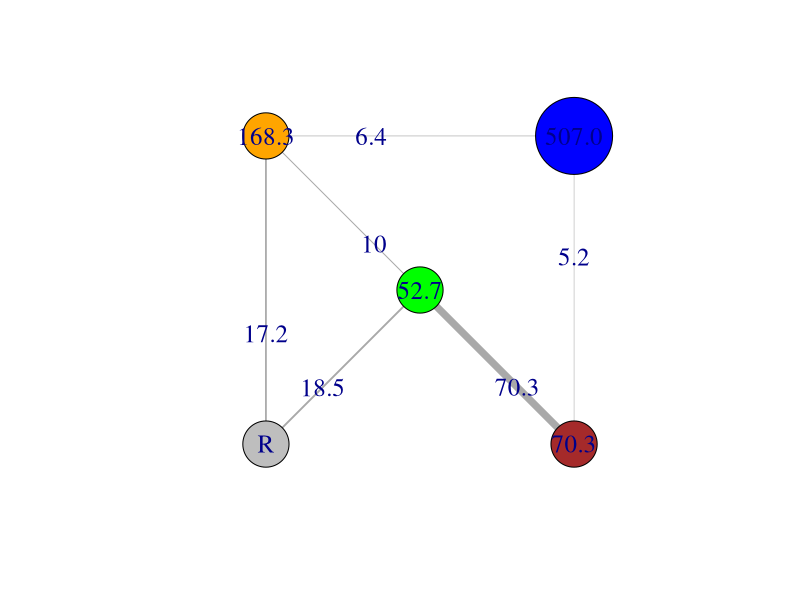

This chart was generated by the following R code:
# 加载所需的库
library(igraph)

# 定义节点和边
nodes <- data.frame(
  id = c("R", "A", "B", "C", "D"),
  label = c("R", "168.3", "507.0", "70.3", "52.7"),
  size = c(30, 30, 50, 30, 30),
  color = c("grey", "orange", "blue", "brown", "green")
)

edges <- data.frame(
  from = c("R", "R", "A", "A", "B", "C"),
  to = c("A", "D", "B", "C", "C", "D"),
  weight = c(17.2, 18.5, 6.4, 10.0, 5.2, 70.3),
  label = c(17.2, 18.5, 6.4, 10.0, 5.2, 70.3)
)

# 创建图对象
graph <- graph_from_data_frame(edges, directed = FALSE, vertices = nodes)

# 设定节点和边的属性
V(graph)$size <- nodes$size
V(graph)$color <- nodes$color
E(graph)$width <- edges$weight / 10
E(graph)$label <- edges$label

# 手动设置节点位置
layout_matrix <- matrix(c(
  0, 0,   # R
  0, 3,   # A
  3, 3,   # B
  3, 0,   # C
  1.5, 1.5  # D
), ncol = 2, byrow = TRUE)

# 绘制图
plot(graph, vertex.label = V(graph)$label, edge.label = E(graph)$label, 
     vertex.label.cex = 1.5, edge.label.cex = 1.5, 
     edge.arrow.size = 0.5, layout = layout_matrix)
